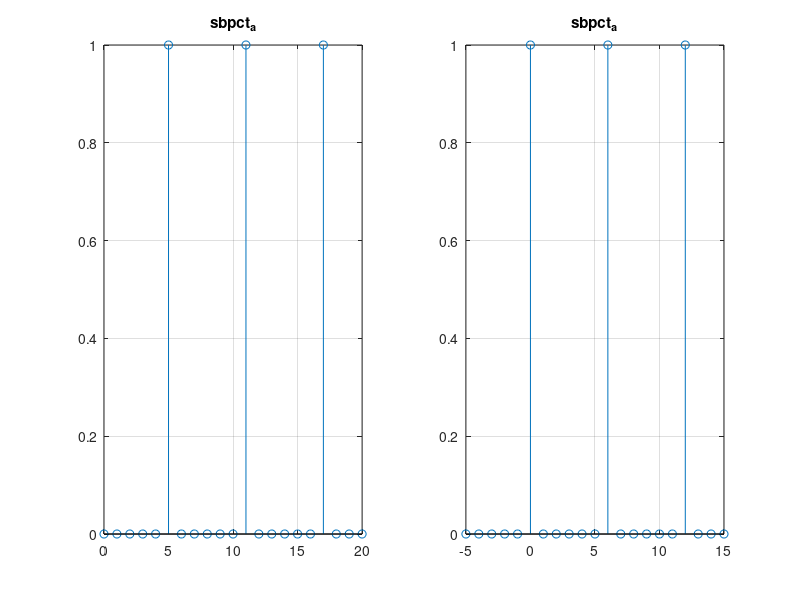
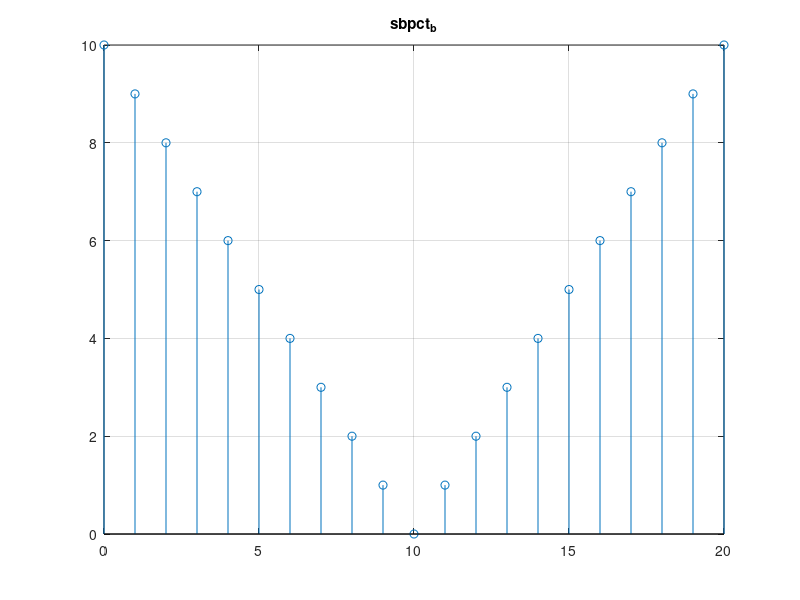
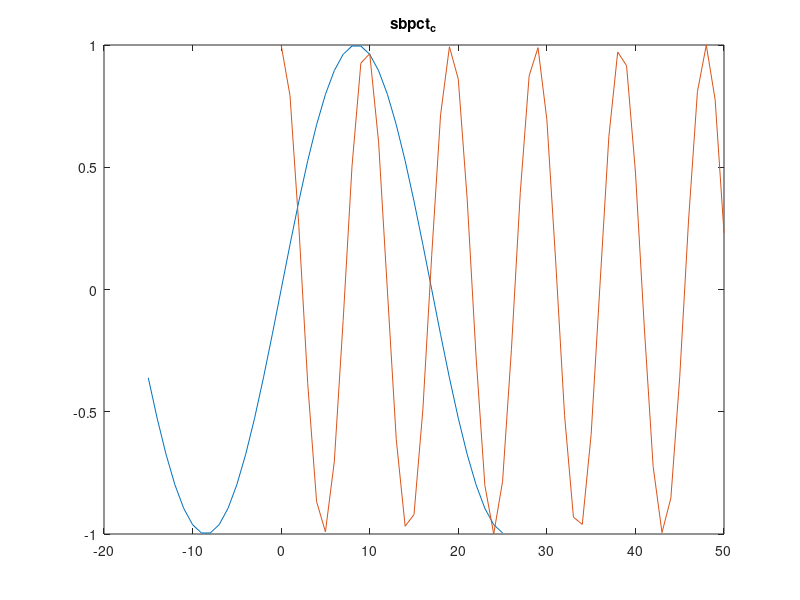
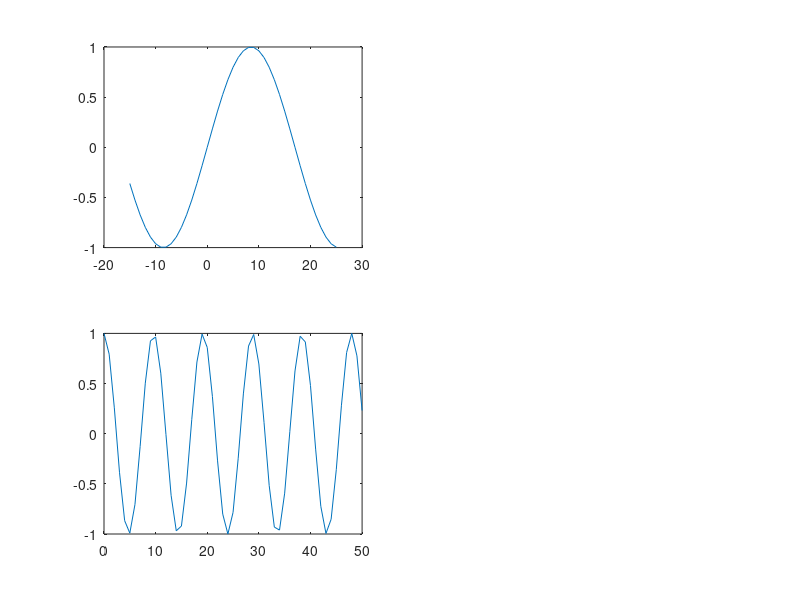

The MATLAB source for these figures, in order:
% a.
z=zeros(1,21);
z([6,12,18])=1;
n=0:20;
figure(1)
subplot(1,2,1);
stem(n,z);
title('sbpct_a'),grid
m=-5:15;
figure(1)
subplot(1,2,2);
stem(m,z);
title('sbpct_a'),grid

% b.
t=abs(10-n);
figure(2)
stem(n,t);
title('sbpct_b'),grid

% c.
n1=-15:25;
n2=0:50;
x1=sin((pi*n1)/17);
x2=cos((pi*n2)/sqrt(23));
figure(3)
plot(n1,x1);
title('sbpct_c')
hold on
figure(3)
plot(n2,x2);
hold off
%reprezentarea folosind 2 miniferestre:
figure(4)
subplot(2,2,1);
plot(n1,x1);
figure(4)
subplot(2,2,3);
plot(n2,x2);





